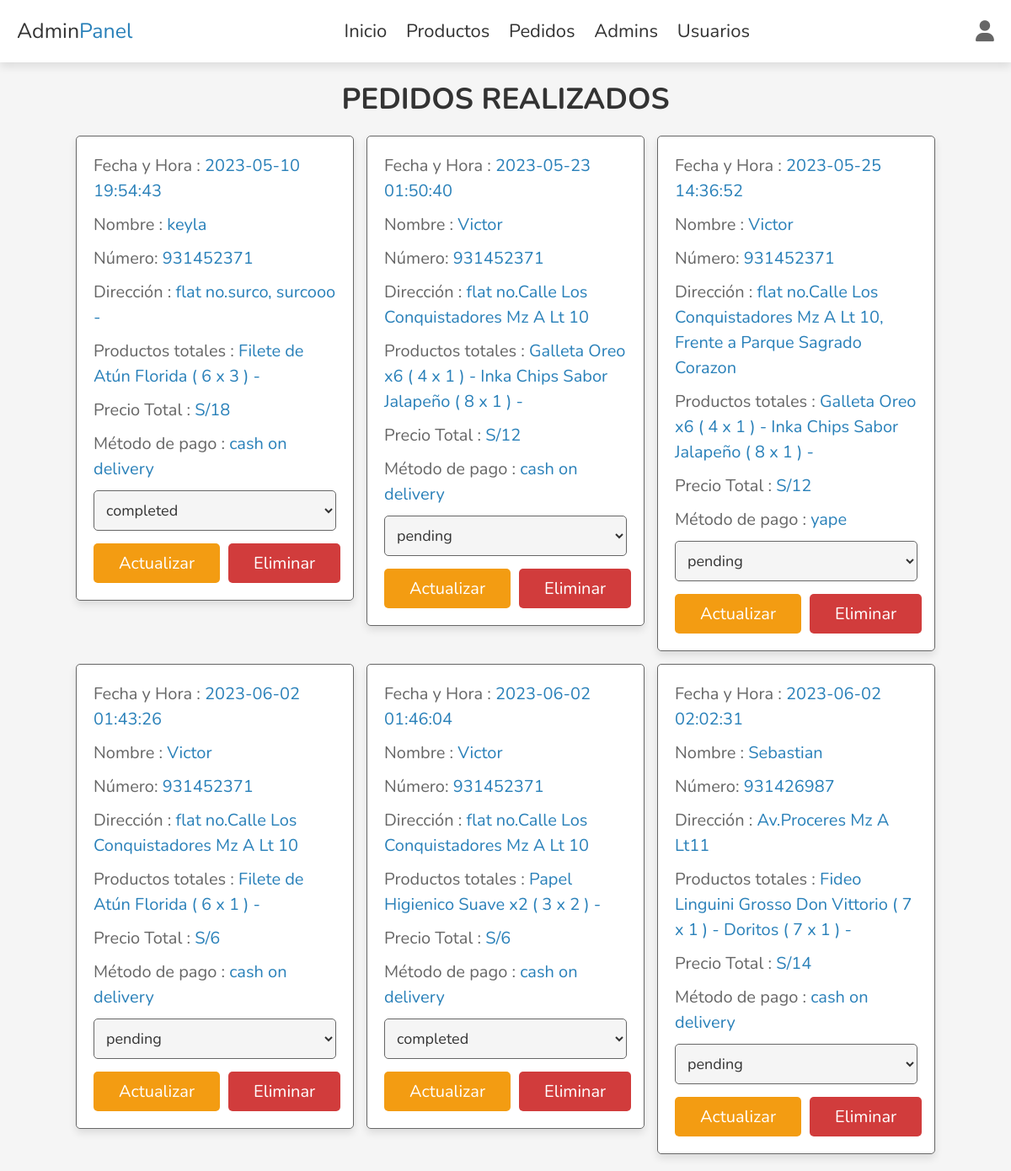
The page /public/Web_Admin/admin_orders.php (signed in) on the database its author committed.
### tables this page shows
CREATE TABLE `orders` (
  `id` int(11) NOT NULL,
  `user_id` int(11) NOT NULL,
  `name` varchar(100) NOT NULL,
  `number` varchar(12) NOT NULL,
  `method` varchar(50) NOT NULL,
  `address` varchar(500) NOT NULL,
  `reference` varchar(200) NOT NULL,
  `total_products` varchar(1000) NOT NULL,
  `total_price` int(11) NOT NULL,
  `placed_on` datetime NOT NULL DEFAULT current_timestamp(),
  `payment_status` varchar(20) NOT NULL DEFAULT 'pending'
);

### public/Web_Admin/admin_orders.php (the view, shortened to what this page needs)
<?php
include '../config.php';
?>
<!DOCTYPE html>
<html lang="en">
<head>
   <link rel="stylesheet" href="https://cdnjs.cloudflare.com/ajax/libs/font-awesome/6.1.1/css/all.min.css">
   <link rel="stylesheet" href="../css/admin_style.css">
</head>
<body>
<?php include 'admin_header.php' ?>
<section class="orders">
<h1 class="heading">Pedidos realizados</h1>
<div class="box-container">
   <?php
      $select_orders = $conn->prepare("SELECT * FROM `orders`");
      $select_orders->execute();
      if($select_orders->rowCount() > 0){
         while($fetch_orders = $select_orders->fetch(PDO::FETCH_ASSOC)){
   ?>
   <div class="box">
      <p> Fecha y Hora : <span><?= $fetch_orders['placed_on']; ?></span> </p>
      <p> Nombre : <span><?= $fetch_orders['name']; ?></span> </p>
      <p> Número: <span><?= $fetch_orders['number']; ?></span> </p>
      <p> Dirección : <span><?= $fetch_orders['address']; ?></span> </p>
      <p> Productos totales : <span><?= $fetch_orders['total_products']; ?></span> </p>
      <p> Precio Total : <span>S/<?= $fetch_orders['total_price']; ?></span> </p>
      <p> Método de pago : <span><?= $fetch_orders['method']; ?></span> </p>
      <form action="" method="post">
         <select name="payment_status" class="select">
            <option selected disabled><?= $fetch_orders['payment_status']; ?></option>
         </select>
        <div class="flex-btn">
         <input type="submit" value="Actualizar" class="option-btn" name="update_payment">
         <a href="admin_orders.php?delete=<?= $fetch_orders['id']; ?>" class="delete-btn" onclick="return confirm('¿Desea eliminar este pedido?');">Eliminar</a>
        </div>
      </form>
   </div>
   <?php
         }
      }else{
         echo '<p class="empty">No hay pedidos todavía.</p>';
      }
   ?>
</div>
</section>
</body>
</html>

### public/css/admin_style.css (style rules this page uses)
:root { --main-color:#2980b9; --red:#D13C3C; --orange:#f39c12; --black:#333; --white:#fff; --light-bg:#f5f5f5; --light-color:#666; --border:.1rem solid var(--light-color); --box-shadow:0 .5rem 1rem rgba(0,0,0,.1); }
* { font-family: 'Nunito', sans-serif; margin:0; padding:0; box-sizing: border-box; outline: none; border:none; text-decoration: none; transition: .2s linear; }
html { font-size: 62.5%; overflow-x: hidden; scroll-behavior: smooth; scroll-padding-top: 7rem; }
body { background: var(--light-bg); }
section { padding:2rem; margin:0 auto; max-width: 1200px; }
.heading { text-align: center; margin-bottom: 2rem; font-size: 3.5rem; color:var(--black); text-transform: uppercase; }
.delete-btn, .option-btn, .btn { display: block; width: 100%; margin-top: 1rem; border-radius: .5rem; padding:1rem 3rem; font-size: 2rem; color:var(--white); cursor: pointer; text-transform: capitalize; text-align: center; }
.delete-btn { background-color: var(--red); }
.option-btn { background-color: var(--orange); }
.flex-btn { display: flex; gap:1rem; }
.orders .box-container { display: grid; grid-template-columns: repeat(auto-fit, 33rem); gap:1.5rem; align-items: flex-start; justify-content: center; }
.orders .box-container .box { padding:2rem; padding-top: 1rem; border-radius: .5rem; border:var(--border); background-color: var(--white); box-shadow: var(--box-shadow); }
.orders .box-container .box p { line-height: 1.5; font-size: 2rem; color:var(--light-color); margin:1rem 0; }
.orders .box-container .box p span { color:var(--main-color); }
.orders .box-container .select { margin-bottom: .5rem; width: 100%; background-color: var(--light-bg); padding:1rem; font-size: 1.8rem; color:var(--black); border-radius: .5rem; border:var(--border); }

### rows shown on the page
orders: placed_on "2023-05-10 19:54:43", name "keyla", number "931452371", address "flat no.surco, surcooo -", total_products "Filete de Atún Florida ( 6 x 3 ) -", total_price "18", method "cash on delivery", payment_status "completed"
orders: placed_on "2023-05-23 01:50:40", name "Victor", number "931452371", address "flat no.Calle Los Conquistadores Mz A Lt 10", total_products "Galleta Oreo x6 ( 4 x 1 ) - Inka Chips Sabor Jalapeño ( 8 x 1 ) -", total_price "12", method "cash on delivery", payment_status "pending"
orders: placed_on "2023-05-25 14:36:52", name "Victor", number "931452371", address "flat no.Calle Los Conquistadores Mz A Lt 10, Frente a Parque Sagrado Corazon", total_products "Galleta Oreo x6 ( 4 x 1 ) - Inka Chips Sabor Jalapeño ( 8 x 1 ) -", total_price "12", method "yape", payment_status "pending"
orders: placed_on "2023-06-02 01:43:26", name "Victor", number "931452371", address "flat no.Calle Los Conquistadores Mz A Lt 10", total_products "Filete de Atún Florida ( 6 x 1 ) -", total_price "6", method "cash on delivery", payment_status "pending"
orders: placed_on "2023-06-02 01:46:04", name "Victor", number "931452371", address "flat no.Calle Los Conquistadores Mz A Lt 10", total_products "Papel Higienico Suave x2 ( 3 x 2 ) -", total_price "6", method "cash on delivery", payment_status "completed"
orders: placed_on "2023-06-02 02:02:31", name "Sebastian", number "931426987", address "Av.Proceres Mz A Lt11", total_products "Fideo Linguini Grosso Don Vittorio ( 7 x 1 ) - Doritos ( 7 x 1 ) -", total_price "14", method "cash on delivery", payment_status "pending"
